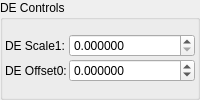
    <widget class="QGroupBox" name="groupBox_4">
     <property name="title">
      <string>DE Controls</string>
     </property>
     <layout class="QVBoxLayout" name="verticalLayout_8">
      <property name="leftMargin">
       <number>2</number>
      </property>
      <property name="topMargin">
       <number>2</number>
      </property>
      <property name="rightMargin">
       <number>2</number>
      </property>
      <property name="bottomMargin">
       <number>2</number>
      </property>
      <item>
       <layout class="QGridLayout" name="gridLayout_32" columnstretch="0,1">
        <property name="spacing">
         <number>2</number>
        </property>
        <item row="0" column="0">
         <widget class="QLabel" name="label_116">
          <property name="text">
           <string>DE Scale1:</string>
          </property>
         </widget>
        </item>
        <item row="0" column="1">
         <widget class="MyDoubleSpinBox" name="spinbox_analyticDE_scale_1">
          <property name="sizePolicy">
           <sizepolicy hsizetype="Minimum" vsizetype="Maximum">
            <horstretch>0</horstretch>
            <verstretch>0</verstretch>
           </sizepolicy>
          </property>
          <property name="prefix">
           <string/>
          </property>
          <property name="suffix">
           <string/>
          </property>
          <property name="decimals">
           <number>6</number>
          </property>
          <property name="minimum">
           <double>0.000000000000000</double>
          </property>
          <property name="maximum">
           <double>99.989999999999995</double>
          </property>
          <property name="singleStep">
           <double>0.100000000000000</double>
          </property>
         </widget>
        </item>
        <item row="1" column="0">
         <widget class="QLabel" name="label_114">
          <property name="text">
           <string>DE Offset0:</string>
          </property>
         </widget>
        </item>
        <item row="1" column="1">
         <widget class="MyDoubleSpinBox" name="spinbox_analyticDE_offset_0">
          <property name="sizePolicy">
           <sizepolicy hsizetype="Minimum" vsizetype="Maximum">
            <horstretch>0</horstretch>
            <verstretch>0</verstretch>
           </sizepolicy>
          </property>
          <property name="prefix">
           <string/>
          </property>
          <property name="suffix">
           <string/>
          </property>
          <property name="decimals">
           <number>6</number>
          </property>
          <property name="minimum">
           <double>-99.989999999999995</double>
          </property>
          <property name="maximum">
           <double>99.989999999999995</double>
          </property>
          <property name="singleStep">
           <double>0.100000000000000</double>
          </property>
         </widget>
        </item>
       </layout>
      </item>
     </layout>
    </widget>
